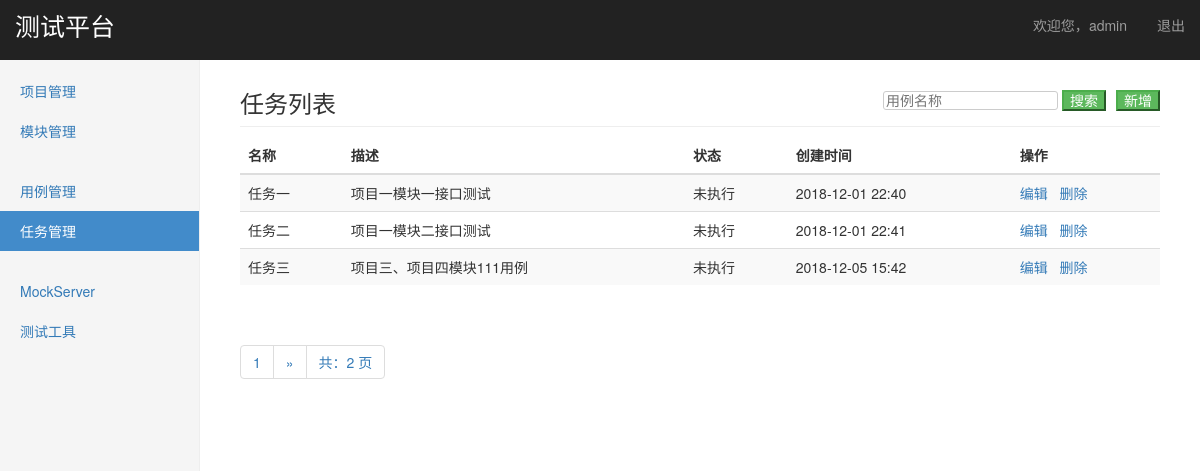
The app's page /interface/task_manage/ (signed in) with its own data.
### interface_app/models.py (models this page shows, shortened)
class TestTask(models.Model):
    name = models.CharField("名称", max_length=100, default="", blank=False, null=False)
    description = models.TextField("描述", default="", blank=True, null=True)
    status = models.IntegerField("状态", default=0)
    cases = models.TextField("关联用例", default="", blank=True, null=True)
    create_time = models.DateTimeField("创建时间", auto_now_add=True)

### interface_app/views/task_views.py (the view)
# urls.py: path("task_manage/", task_views.task_manage),
@login_required()
def task_manage(request):
    if request.method == "GET":
        task_all = TestTask.objects.all()
        paginator = Paginator(task_all, 3)
        page = request.GET.get("page")
        try:
            tasks = paginator.page(page)
        except PageNotAnInteger:
            tasks = paginator.page(1)
        except EmptyPage:
            tasks = paginator.page(paginator.num_pages)
        return render(request, "task_manage.html", {
            "tasks": tasks,
            "type": "list"
        })
    else:
        return HttpResponse("404")

### templates/task_manage.html (shortened to what this page needs)
{% extends "base.html" %}
{% block content %}
    {% if type == "list" %}
        <div class="col-sm-9 col-sm-offset-3 col-md-10 col-md-offset-2 main">
            <h3 class="sub-header">任务列表
                <div style="overflow: hidden; float:right; font-size: 14px">
                    <form style="float: left; margin-right: 10px;" action="/interface/search_task/" method="get">
                        <input style="color: #999;border-radius:3px;border: 1px solid #ccc" type="text" name="keyword" placeholder="用例名称" />
                        <input type="submit" class="btn-success" value="搜索" />
                    </form>
                    <button style="float: right" class="btn-success" onclick="window.location.href='/interface/add_task/'">新增</button>
                </div>
            </h3>
            <div class="table-responsive">
                <table class="table table-striped">
                    <thead>
                        <tr>
                            <th>名称</th>
                            <th>描述</th>
                            <th>状态</th>
                            <th>创建时间</th>
                            <th>操作</th>
                        </tr>
                    </thead>
                    <tbody>
                        {% for task in tasks %}
                        <tr>
                            <td>{{ task.name }}</td>
                            <td>{{ task.description }}</td>
                            <td>
                                {% if task.status == 0 %}
                                    未执行
                                {% elif task.status == 1 %}
                                    执行中
                                {% elif task.status == 2 %}
                                    已执行
                                {% endif %}
                            </td>
                            <td>{{ task.create_time | date:"Y-m-d H:i" }}</td>
                            <td>
                                <a href="/interface/edit_task/{{ task.id }}/">编辑</a>&nbsp;&nbsp;
                                <a href="javascript:void(0)" onclick='deleteTask("{{ task.name }}", "{{ task.id }}")'>删除</a>
                            </td>
                        </tr>
                        {% endfor %}
                    </tbody>
                </table>
            </div>
            <div class="pagination">
                <span class="step-links">
                    <ul class="pagination">
                        <li><a href="javascript:void(0)">{{ tasks.number }}</a></li>
                        {% if tasks.has_next %}
                            {% if keyword %}
                                <li><a href="?keyword={{ keyword }}&page={{ tasks.next_page_number }}">&raquo;</a></li>
                            {% else %}
                                <li><a href="?page={{ tasks.next_page_number }}">&raquo;</a></li>
                            {% endif %}
                        {% endif %}
                        <li><a href="javascript:void(0)">共：{{ tasks.paginator.num_pages }} 页</a></li>
                    </ul>
                </span>
            </div>
        </div>
    {% endif %}
{% endblock %}
{% block extra-JS %}
    {% load static %}
    <link href="{% static 'zTreePlugin/css/zTreeStyle/zTreeStyle.css' %}" rel="stylesheet">
{% endblock  %}

### templates/base.html (shortened to what this page needs)
<!DOCTYPE html>
<html lang="zh-CN">
    <head>
        {% load static %}
        <link href="{% static 'css/jquery-ui.css' %}" rel="stylesheet">
        <link href="{% static 'css/bootstrap.min.css' %}" rel="stylesheet">
        <link href="{% static 'css/dashboard.css' %}" rel="stylesheet">
        <link href="{% static 'css/ie10-viewport-bug-workaround.css' %}" rel="stylesheet">
        {% block extra-JS %}
        {% endblock  %}
    </head>
    <body>
        <nav class="navbar navbar-inverse navbar-fixed-top" style="z-index: 60;">
            <div class="container-fluid">
                <div class="navbar-header">
                    <p class="navbar-brand" style="font-size: 25px">测试平台</p>
                </div>
                <div id="navbar" class="navbar-collapse collapse">
                    <ul class="nav navbar-nav navbar-right">
                        <li><a href="javascript:void(0)"> 欢迎您，{{ user }}</a></li>
                        <li><a href="/logout/">退出</a></li>
                    </ul>
                </div>
            </div>
        </nav>
        <div class="container-fluid">
            <div class="row">
                <div class="col-sm-3 col-md-2 sidebar" style="z-index: 50;">
                    <ul class="nav nav-sidebar">
                        <li id="project"><a href="/manage/project_manage/">项目管理</a></li>
                        <li id="module"><a href="/manage/module_manage/">模块管理</a></li>
                    </ul>
                    <ul class="nav nav-sidebar">
                        <li id="case"><a href="/interface/case_manage">用例管理</a></li>
                        <li id="task"><a href="/interface/task_manage">任务管理</a></li>
                    </ul>
                    <ul class="nav nav-sidebar">
                        <li id="MockServer"><a href="">MockServer</a></li>
                        <li id="tool"><a href="">测试工具</a></li>
                    </ul>
                </div>
                {% block content %}
                {% endblock %}
            </div>
        </div>
    </body>
</html>

### static/css/dashboard.css (style rules this page uses)
body { padding-top: 50px; }
.sub-header { padding-bottom: 10px; border-bottom: 1px solid #eee; }
.navbar-fixed-top { border: 0; }
.sidebar { display: none; }
@media (min-width: 768px) { .sidebar { position: fixed; top: 51px; bottom: 0; left: 0; z-index: 1000; display: block; padding: 20px; overflow-x: hidden; overflow-y: auto; background-color: #f5f5f5; border-right: 1px solid #eee; } }
.nav-sidebar { margin-right: -21px; margin-bottom: 20px; margin-left: -20px; }
.nav-sidebar > li > a { padding-right: 20px; padding-left: 20px; }
.nav-sidebar > .active > a, .nav-sidebar > .active > a:hover, .nav-sidebar > .active > a:focus { color: #fff; background-color: #428bca; }
.main { padding: 20px; }
@media (min-width: 768px) { .main { padding-right: 40px; padding-left: 40px; } }

### records on screen
TestTask: name "任务一", description "项目一模块一接口测试", status "未执行", create_time "2018-12-01 22:40"
TestTask: name "任务二", description "项目一模块二接口测试", status "未执行", create_time "2018-12-01 22:41"
TestTask: name "任务三", description "项目三、项目四模块111用例", status "未执行", create_time "2018-12-05 15:42"

### other values on screen
{{ user }} "admin"
{{ tasks.number }} "1"
{{ tasks.paginator.num_pages }} "2"
